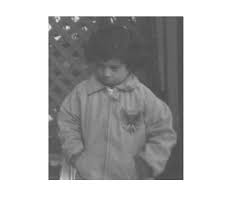
%> input picture Week_4/Uni/Asset/pout.jpg, 233 x 216 px
$ octave Task_4.m   (GNU Octave 9; MATLAB toolbox functions it lacks are replaced by stand-ins)
%> lines starting %> are read from the running program, lines starting %| are printed output that depends on the picture
% Now get a copy of pout.jpg and try to adjust the image similar to what has been done for the tire.jpg image.


%% Prijecr path
PATH = "E:\Matlab\Week_4\Uni\3_Image_Enhancement";
cd(PATH)

%% Importing the image
p = imread("E:\Matlab\Week_4\Uni\Asset\pout.jpg");
%> p is the input picture: size 216x233x3 uint8; min 65, max 255, mean 191.4
pout  = rgb2gray(p);

t = imread("E:\Matlab\Week_4\Uni\Asset\tire.jpg");
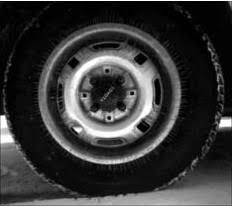
%> input picture Week_4/Uni/Asset/tire.jpg, 232 x 206 px
%> t is the input picture: size 206x232x3 uint8; min 0, max 255, mean 54.7
tire = rgb2gray(t);

%% Viewing the image.
figure;
imshow(pout);
title("Grayscale image")

pout_imadjust = imadjust(pout);
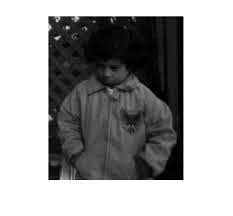
%> pout_imadjust: size 216x233 uint8; min 0, max 255, mean 162.9
pout_histeq = histeq(pout);
pout_adapthisteq = adapthisteq(pout);
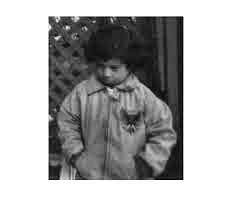
%> pout_adapthisteq: size 216x233 uint8; min 0, max 255, mean 178.4


figure
subplot(1,2,1)
imhist(pout)
title('Histogram of pout.jpg')
subplot(1,2,2)
imhist(tire)
title('Histogram of tire.jpg');
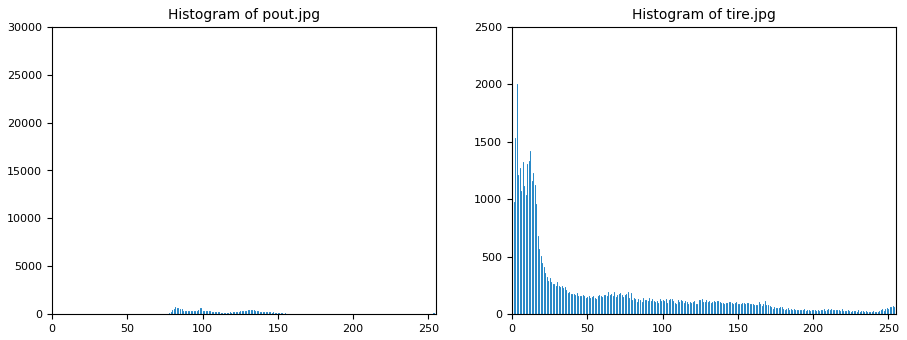
%> figure redrawn from the program's plot data, 2 panels; panel 1: highest point at x = 255, y = 27790; panel 2: highest point at x = 3, y = 2002
